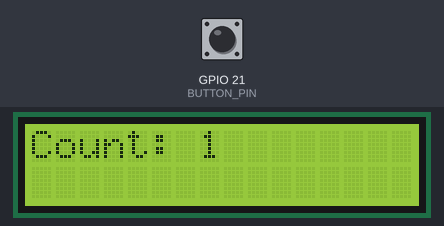
Recording of a sketch running on a simulated ESP32. On the bench: 16×2 character LCD. The test bench sets the inputs (shaded band); at power-on: GPIO 21 (BUTTON_PIN) HIGH.

Above: at 1.6 s.
1.7 s: GPIO 21 (BUTTON_PIN) pulled LOW for 0.15 s
At 2.5 s:
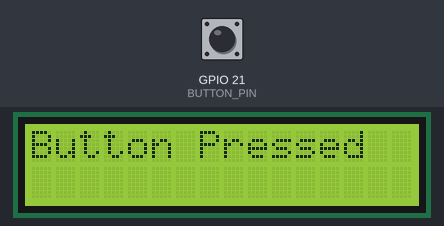
4.8 s: GPIO 21 (BUTTON_PIN) pulled LOW for 1 s
At 7.6 s:
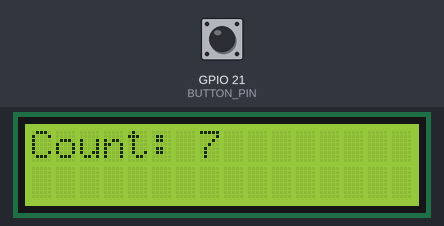
8.3 s: GPIO 21 (BUTTON_PIN) pulled LOW for 3.2 s
Timing chart, 0 to 11.3 s (numbered marks = the images above; inputs shaded):
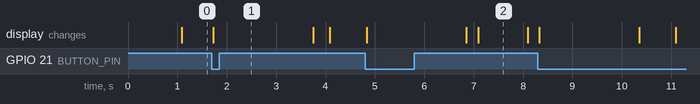

Measured:
- after the input at 1.7 s, the display: changes at once (image 1)
- what the display in image 2 shows lasts 1.0 s, from 7.1 s to 8.1 s

The sketch:

lab3part3.ino
```cpp
/*
 * Filename: lab3par3.ino
 * Author: Armina Moghadasi and Nathaniel Wagner
 * Description: Displays a seconds counter on an I2C LCD, incremented by a
 *              hardware timer interrupt. A button triggers a "Button Pressed"
 *              message on the LCD for 2 seconds before the counter resumes.
 */

#include <LiquidCrystal_I2C.h>
#include <Wire.h>

#define SDA_PIN 17
#define SCL_PIN 18
#define LCD_ADDR 0x27

// LiquidCrystal_I2C handles all low-level PCF8574T/I2C command timing
// internally, so we never hand-roll nibble/byte writes ourselves.
LiquidCrystal_I2C lcd(LCD_ADDR, 16, 2);

#define BUTTON_PIN 21
#define DEBOUNCE_INTERVAL_MS 50
#define BUTTON_MESSAGE_DURATION_MS 2000

// Hardware timer fires once per second. 1,000,000 ticks at a 1MHz tick rate
// equals exactly 1 second
#define TIMER_FREQUENCY_HZ 1000000
#define TIMER_ALARM_TICKS 1000000

hw_timer_t *counterTimer = NULL;

volatile uint32_t counter = 0;
volatile bool counterUpdated = false;
volatile bool buttonPressed = false;
volatile uint32_t lastButtonInterruptMillis = 0;

// Clears the first 16 characters of row 0 by overwriting with spaces,
// then writes the new message starting at column 0.
void lcdPrint(const char *message) {
  lcd.setCursor(0, 0);
  lcd.print("                ");
  lcd.setCursor(0, 0);
  lcd.print(message);
}

// Timer ISR: fires once per second based on the hardware alarm.
void IRAM_ATTR onTimerInterrupt() {
  counter++;
  counterUpdated = true;
}

// Button ISR: fires on FALLING edge via attachInterrupt(). Debounces in
// software
void IRAM_ATTR onButtonPress() {
  uint32_t nowMillis = millis();
  if ((nowMillis - lastButtonInterruptMillis) >= DEBOUNCE_INTERVAL_MS) {
    buttonPressed = true;
    lastButtonInterruptMillis = nowMillis;
  }
}

void setup() {
  Serial.begin(115200);

  // Overwrites default GPIO pin assignment in lcd.init()
  Wire.begin(SDA_PIN, SCL_PIN);

  lcd.init();
  lcd.backlight();
  lcd.clear();

  pinMode(BUTTON_PIN, INPUT_PULLUP);
  attachInterrupt(digitalPinToInterrupt(BUTTON_PIN), onButtonPress, FALLING);

  counterTimer = timerBegin(TIMER_FREQUENCY_HZ);
  timerAttachInterrupt(counterTimer, &onTimerInterrupt);
  timerAlarm(counterTimer, TIMER_ALARM_TICKS, true, 0);
}

void loop() {
  static uint32_t lastDisplayedCounter = 0xFFFFFFFF;
  static bool wasButtonPressed = false;
  static uint32_t buttonMessageStartMillis = 0;

  if (buttonPressed) {
    // On first detecting the press (not yet displayed), show the
    // message and start the 2-second hold timer.
    if (!wasButtonPressed) {
      lcdPrint("Button Pressed");
      buttonMessageStartMillis = millis();
      wasButtonPressed = true;
    }

    // Once the hold duration elapses, resume normal counter display
    // and force a redraw on the next loop iteration via the sentinel.
    if ((millis() - buttonMessageStartMillis) >= BUTTON_MESSAGE_DURATION_MS) {
      buttonPressed = false;
      wasButtonPressed = false;
      lastDisplayedCounter = 0xFFFFFFFF;
    }
  } else if (counterUpdated) {
    // Clear the flag first so we don't miss/duplicate an update if the
    // ISR fires again while we're in the middle of handling this one.
    counterUpdated = false;

    // Only rewrite the LCD when the displayed value is actually stale,
    // to avoid unnecessary I2C traffic on every loop iteration.
    if (counter != lastDisplayedCounter) {
      char buffer[17];
      snprintf(buffer, sizeof(buffer), "Count: %lu", (unsigned long)counter);
      lcdPrint(buffer);
      lastDisplayedCounter = counter;
    }
  }
}
```
